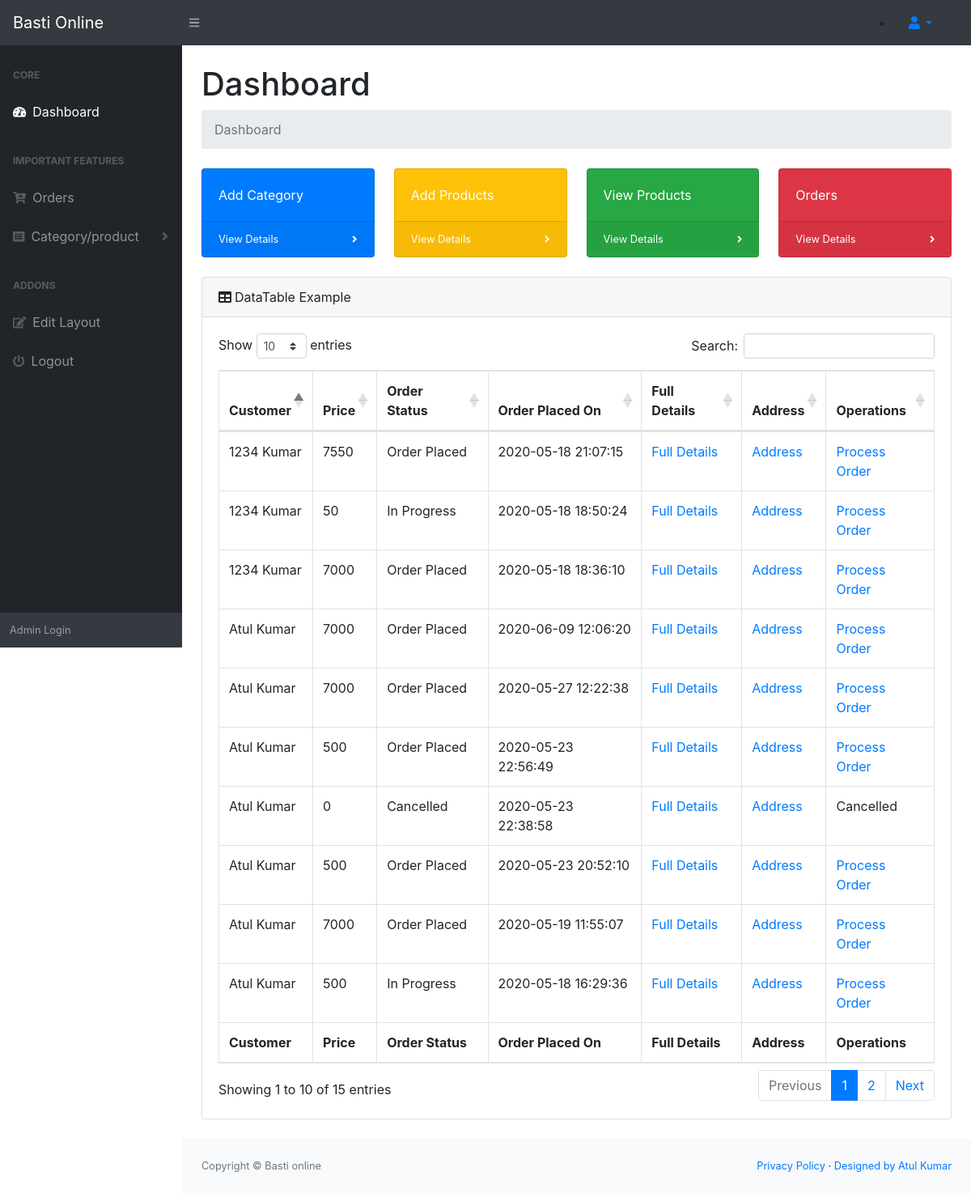
The page /admin/index.php (signed in) on the database its author committed.
### tables this page shows
CREATE TABLE `orders` (
  `id` int(11) NOT NULL,
  `uid` int(11) NOT NULL,
  `totalprice` varchar(255) NOT NULL,
  `orderstatus` varchar(255) NOT NULL,
  `paymentmode` varchar(255) NOT NULL,
  `timestamp` datetime DEFAULT CURRENT_TIMESTAMP
);

CREATE TABLE `usersmeta` (
  `id` int(11) NOT NULL,
  `uid` int(11) NOT NULL,
  `firstname` varchar(255) NOT NULL,
  `lastname` varchar(255) NOT NULL,
  `company` varchar(255) NOT NULL,
  `address1` varchar(255) NOT NULL,
  `address2` varchar(255) NOT NULL,
  `city` varchar(255) NOT NULL,
  `state` varchar(255) NOT NULL,
  `country` varchar(255) NOT NULL,
  `zip` varchar(255) NOT NULL,
  `mobile` varchar(255) NOT NULL
);

### admin/index.php (the view, shortened to what this page needs)
<?php
	require_once 'config/connect.php';
?>
<?php include 'header.php' ?>
    <body class="sb-nav-fixed">
        <?php include 'nav.php' ?>
            </div>
            <div id="layoutSidenav_content">
                <main>
                    <div class="container-fluid">
                        <h1 class="mt-4">Dashboard</h1>
                        <ol class="breadcrumb mb-4">
                            <li class="breadcrumb-item active">Dashboard</li>
                        </ol>
                        <div class="row">
                            <div class="col-xl-3 col-md-6">
                                <div class="card bg-primary text-white mb-4">
                                    <div class="card-body">Add Category</div>
                                    <div class="card-footer d-flex align-items-center justify-content-between">
                                        <a class="small text-white stretched-link" href="addCategory.php">View Details</a>
                                        <div class="small text-white"><i class="fas fa-angle-right"></i></div>
                                    </div>
                                </div>
                            </div>
                            <div class="col-xl-3 col-md-6">
                                <div class="card bg-warning text-white mb-4">
                                    <div class="card-body">Add Products</div>
                                    <div class="card-footer d-flex align-items-center justify-content-between">
                                        <a class="small text-white stretched-link" href="addproduct.php">View Details</a>
                                        <div class="small text-white"><i class="fas fa-angle-right"></i></div>
                                    </div>
                                </div>
                            </div>
                            <div class="col-xl-3 col-md-6">
                                <div class="card bg-success text-white mb-4">
                                    <div class="card-body">View Products</div>
                                    <div class="card-footer d-flex align-items-center justify-content-between">
                                        <a class="small text-white stretched-link" href="products.php">View Details</a>
                                        <div class="small text-white"><i class="fas fa-angle-right"></i></div>
                                    </div>
                                </div>
                            </div>
                            <div class="col-xl-3 col-md-6">
                                <div class="card bg-danger text-white mb-4">
                                    <div class="card-body">Orders</div>
                                    <div class="card-footer d-flex align-items-center justify-content-between">
                                        <a class="small text-white stretched-link" href="orders.php">View Details</a>
                                        <div class="small text-white"><i class="fas fa-angle-right"></i></div>
                                    </div>
                                </div>
                            </div>
                        </div>
                        <div class="card mb-4">
                            <div class="card-header"><i class="fas fa-table mr-1"></i>DataTable Example</div>
                            <div class="card-body">
                                <div class="table-responsive">
                                    <table class="table table-bordered" id="dataTable" width="100%" cellspacing="0">
                                        <thead>
                                            <tr>
                                              <th>Customer</th>
                                              <th>Price</th>
                                              <th>Order Status</th>
                                              <th>Order Placed On</th>
                                              <th>Full Details</th>
                                              <th>Address</th>
                                              <th>Operations</th>
                                            </tr>
                                        </thead>
                                        <tfoot>
                                            <tr>
                                              <th>Customer</th>
                                              <th>Price</th>
                                              <th>Order Status</th>
                                              <th>Order Placed On</th>
                                              <th>Full Details</th>
                                              <th>Address</th>
                                              <th>Operations</th>
                                            </tr>
                                        </tfoot>
                                        <tbody>
                                          <?php
                                            $sql = "SELECT o.id, o.totalprice, o.orderstatus, o.paymentmode, o.`timestamp`, u.firstname, u.lastname FROM orders o JOIN usersmeta u WHERE o.uid=u.uid ORDER BY o.id DESC";
                                            $res = mysqli_query($connection, $sql);
                                            while ($r = mysqli_fetch_assoc($res)) {
                                          ?>
                                            <tr>
                                                <td><?php echo $r['firstname']. " " . $r['lastname']; ?></td>
                                                <td><?php echo $r['totalprice']; ?></td>
                                                <td><?php echo $r['orderstatus']; ?></td>
                                                <td><?php echo $r['timestamp']; ?></td>
                                                <td><a href="fulldetails.php?id=<?php echo $r['id']; ?>">Full Details</a></td>
                                                <td><a href="address.php?id=<?php echo $r['id']; ?>">Address</a></td>
                                                <td>
                                                  <?php if($r['orderstatus'] != 'Cancelled'){?>
                                                  <a href="order-process.php?id=<?php echo $r['id']; ?>">Process Order</a>
                                                  <?php }else{echo"Cancelled";} ?>
                                                </td>
                                              </tr>
                                              <?php } ?>
                                        </tbody>
                                    </table>
                                </div>
                            </div>
                        </div>
                    </div>
                </main>
<?php include 'footer.php'?>
    </body>
</html>

### rows shown on the page
orders: usersmeta.firstname "Atul", usersmeta.lastname "Kumar", totalprice "7000", orderstatus "Order Placed", timestamp "2020-06-09 12:06:20"
orders: usersmeta.firstname "Atul", usersmeta.lastname "Kumar", totalprice "7000", orderstatus "Order Placed", timestamp "2020-05-27 12:22:38"
orders: usersmeta.firstname "Atul", usersmeta.lastname "Kumar", totalprice "500", orderstatus "Order Placed", timestamp "2020-05-23 22:56:49"
orders: usersmeta.firstname "Atul", usersmeta.lastname "Kumar", totalprice "0", orderstatus "Cancelled", timestamp "2020-05-23 22:38:58"
orders: usersmeta.firstname "Atul", usersmeta.lastname "Kumar", totalprice "500", orderstatus "Order Placed", timestamp "2020-05-23 20:52:10"
orders: usersmeta.firstname "Atul", usersmeta.lastname "Kumar", totalprice "7000", orderstatus "Order Placed", timestamp "2020-05-19 11:55:07"
orders: usersmeta.firstname "1234", usersmeta.lastname "Kumar", totalprice "7550", orderstatus "Order Placed", timestamp "2020-05-18 21:07:15"
orders: usersmeta.firstname "1234", usersmeta.lastname "Kumar", totalprice "50", orderstatus "In Progress", timestamp "2020-05-18 18:50:24"
orders: usersmeta.firstname "1234", usersmeta.lastname "Kumar", totalprice "7000", orderstatus "Order Placed", timestamp "2020-05-18 18:36:10"
orders: usersmeta.firstname "Atul", usersmeta.lastname "Kumar", totalprice "500", orderstatus "In Progress", timestamp "2020-05-18 16:29:36"
